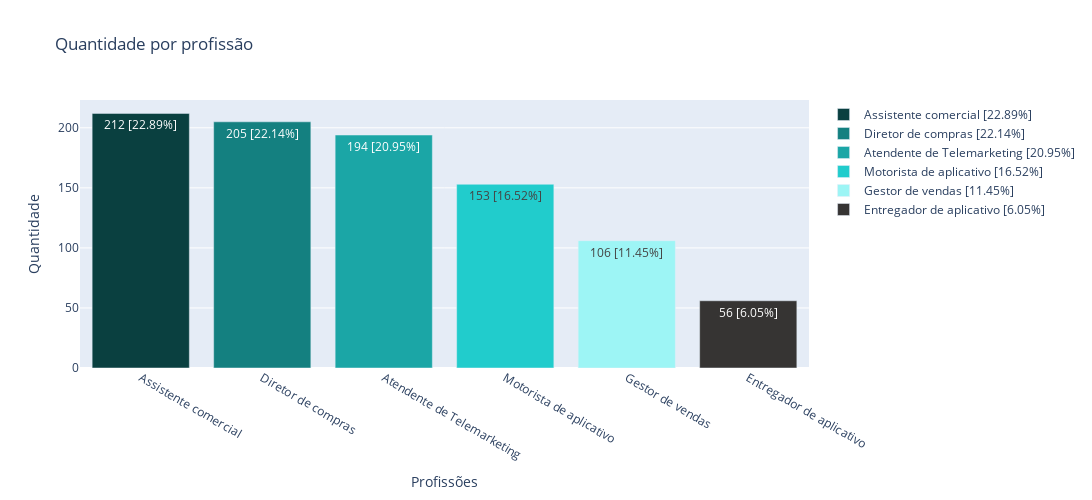

The cell this chart's notebook holds for it:
### Code cell
barChart(df_train, 'job', title='Quantidade por profissão', xaxis='Profissões', yaxis='Quantidade', width=1300, height=500, percent=True, order=False)

### Figure 1 — Plotly figure (JSON) as saved in the notebook; plotly's stock layout.template omitted (floating-point values rounded to 4 significant figures)
{"data": [{"marker": {"color": "#0A4040"}, "name": "Assistente comercial [22.89%]", "text": "212 [22.89%]", "type": "bar", "x": ["Assistente comercial"], "y": [212]}, {"marker": {"color": "#148080"}, "name": "Diretor de compras [22.14%]", "text": "205 [22.14%]", "type": "bar", "x": ["Diretor de compras"], "y": [205]}, {"marker": {"color": "#1BA6A6"}, "name": "Atendente de Telemarketing [20.95%]", "text": "194 [20.95%]", "type": "bar", "x": ["Atendente de Telemarketing"], "y": [194]}, {"marker": {"color": "#21CCCC"}, "name": "Motorista de aplicativo [16.52%]", "text": "153 [16.52%]", "type": "bar", "x": ["Motorista de aplicativo"], "y": [153]}, {"marker": {"color": "#9DF5F5"}, "name": "Gestor de vendas [11.45%]", "text": "106 [11.45%]", "type": "bar", "x": ["Gestor de vendas"], "y": [106]}, {"marker": {"color": "#363433"}, "name": "Entregador de aplicativo [6.05%]", "text": "56 [6.05%]", "type": "bar", "x": ["Entregador de aplicativo"], "y": [56]}], "layout": {"autosize": false, "height": 500, "title": {"text": "<span>Quantidade por profissão</span>"}, "width": 1300, "xaxis": {"title": {"text": "<span>Profissões</span>"}}, "yaxis": {"title": {"text": "<span>Quantidade</span>"}}}}
